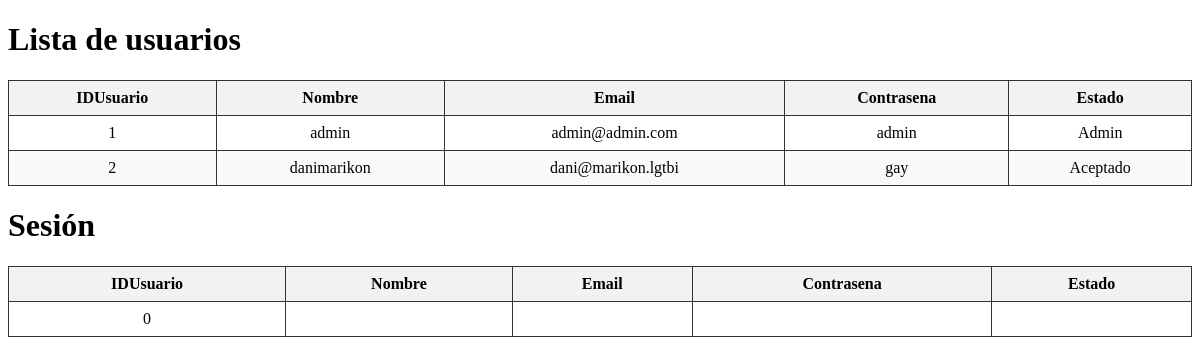
Page /db on the earlier database version.
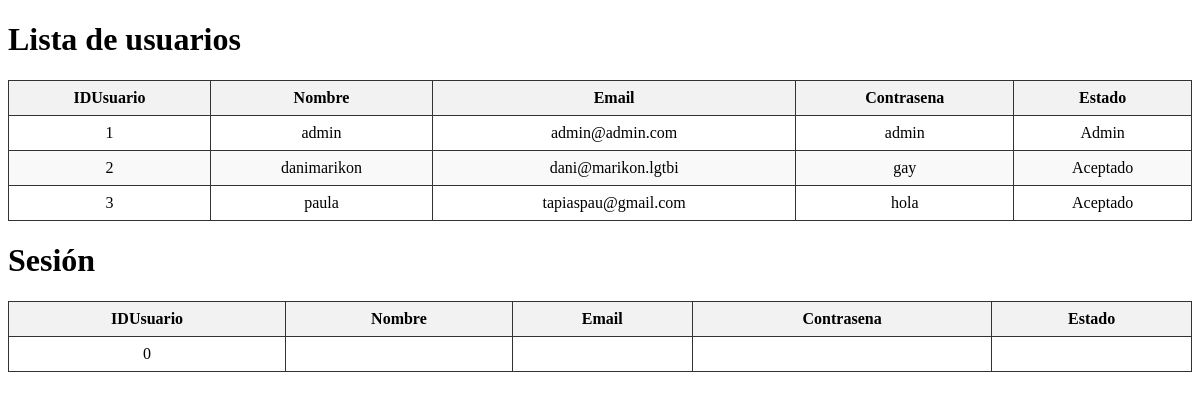
Same page on the later database version.
### tables this page shows
CREATE TABLE Usuario (
    IDUsuario INTEGER PRIMARY KEY AUTOINCREMENT,
    Nombre TEXT NOT NULL UNIQUE,
    Email TEXT NOT NULL UNIQUE,
    Contrasena TEXT NOT NULL,
    Estado TEXT NOT NULL DEFAULT 'Espera'
);

### app/controller/ui/ControladorVista.py (the view)
    @bp.route('/db')
    def bd():
        users = service.get_all()
        usuario_sesion = service.getSession()  # puede ser None si nadie ha iniciado sesión
        return render_template('db.html', usuarios=users, usuario_sesion=usuario_sesion)

### app/controller/model/GestorUsuarios.py (called while the page is built)
    def get_all(self):
        rows = self.db.execSQL(
            sql="SELECT * FROM Usuario"
        )
        return [ dict(row) for row in rows ]

    def getSession(self):
        return Sesion().getSession()

### app/controller/model/Sesion.py (called while the page is built)
    def __new__(cls):
        if cls._instance is None:
            cls._instance = super().__new__(cls)
            cls._instance.usuario = Usuario(0,'','','','',0)  # Inicializa un usuario vacío
        return cls._instance

    def getSession(self):
        return self.usuario.getData()

### app/controller/model/Usuario.py (called while the page is built)
    def getData(self):
        return {
            "IDUsuario": self.IDUsuario,
            "Nombre": self.Nombre,
            "Email": self.Email,
            "Contrasena": self.Contrasena,
            "Estado": self.Estado,
            "Favorito": self.Favorito
        }

### app/controller/ui/ControladorVista.py (called while the page is built)
def db_blueprint(db):
    bp = Blueprint('db', __name__)
    service = GestorUsuarios(db)
    @bp.route('/db')
    def bd():
        users = service.get_all()
        usuario_sesion = service.getSession()  # puede ser None si nadie ha iniciado sesión
        return render_template('db.html', usuarios=users, usuario_sesion=usuario_sesion)
    return bp

### app/templates/db.html (shortened to what this page needs)
<!DOCTYPE html>
<html lang="es">
<head>
</head>
<body>
    <h1>Lista de usuarios</h1>
    <table>
        <thead>
            <tr>
                <th>IDUsuario</th>
                <th>Nombre</th>
                <th>Email</th>
                <th>Contrasena</th>
                <th>Estado</th>
            </tr>
        </thead>
        <tbody>
            {% for u in usuarios %}
            <tr>
                <td>{{ u.IDUsuario }}</td>
                <td>{{ u.Nombre }}</td>
                <td>{{ u.Email }}</td>
                <td>{{ u.Contrasena }}</td>
                <td>{{ u.Estado }}</td>
            </tr>
            {% else %}
            <tr>
                <td colspan="5">No hay usuarios registrados.</td>
            </tr>
            {% endfor %}
        </tbody>
    </table>
    <h1>Sesión</h1>
    <table>
        <thead>
            <tr>
                <th>IDUsuario</th>
                <th>Nombre</th>
                <th>Email</th>
                <th>Contrasena</th>
                <th>Estado</th>
            </tr>
        </thead>
        <tbody>
            <tr>
                <td>{{ usuario_sesion.IDUsuario }}</td>
                <td>{{ usuario_sesion.Nombre }}</td>
                <td>{{ usuario_sesion.Email }}</td>
                <td>{{ usuario_sesion.Contrasena }}</td>
                <td>{{ usuario_sesion.Estado }}</td>
            </tr>
        </tbody>
    </table>
</body>
</html>

Differences in the rows shown:
added Usuario: IDUsuario "3", Nombre "paula", Email "tapiaspau@gmail.com", Contrasena "hola", Estado "Aceptado"
